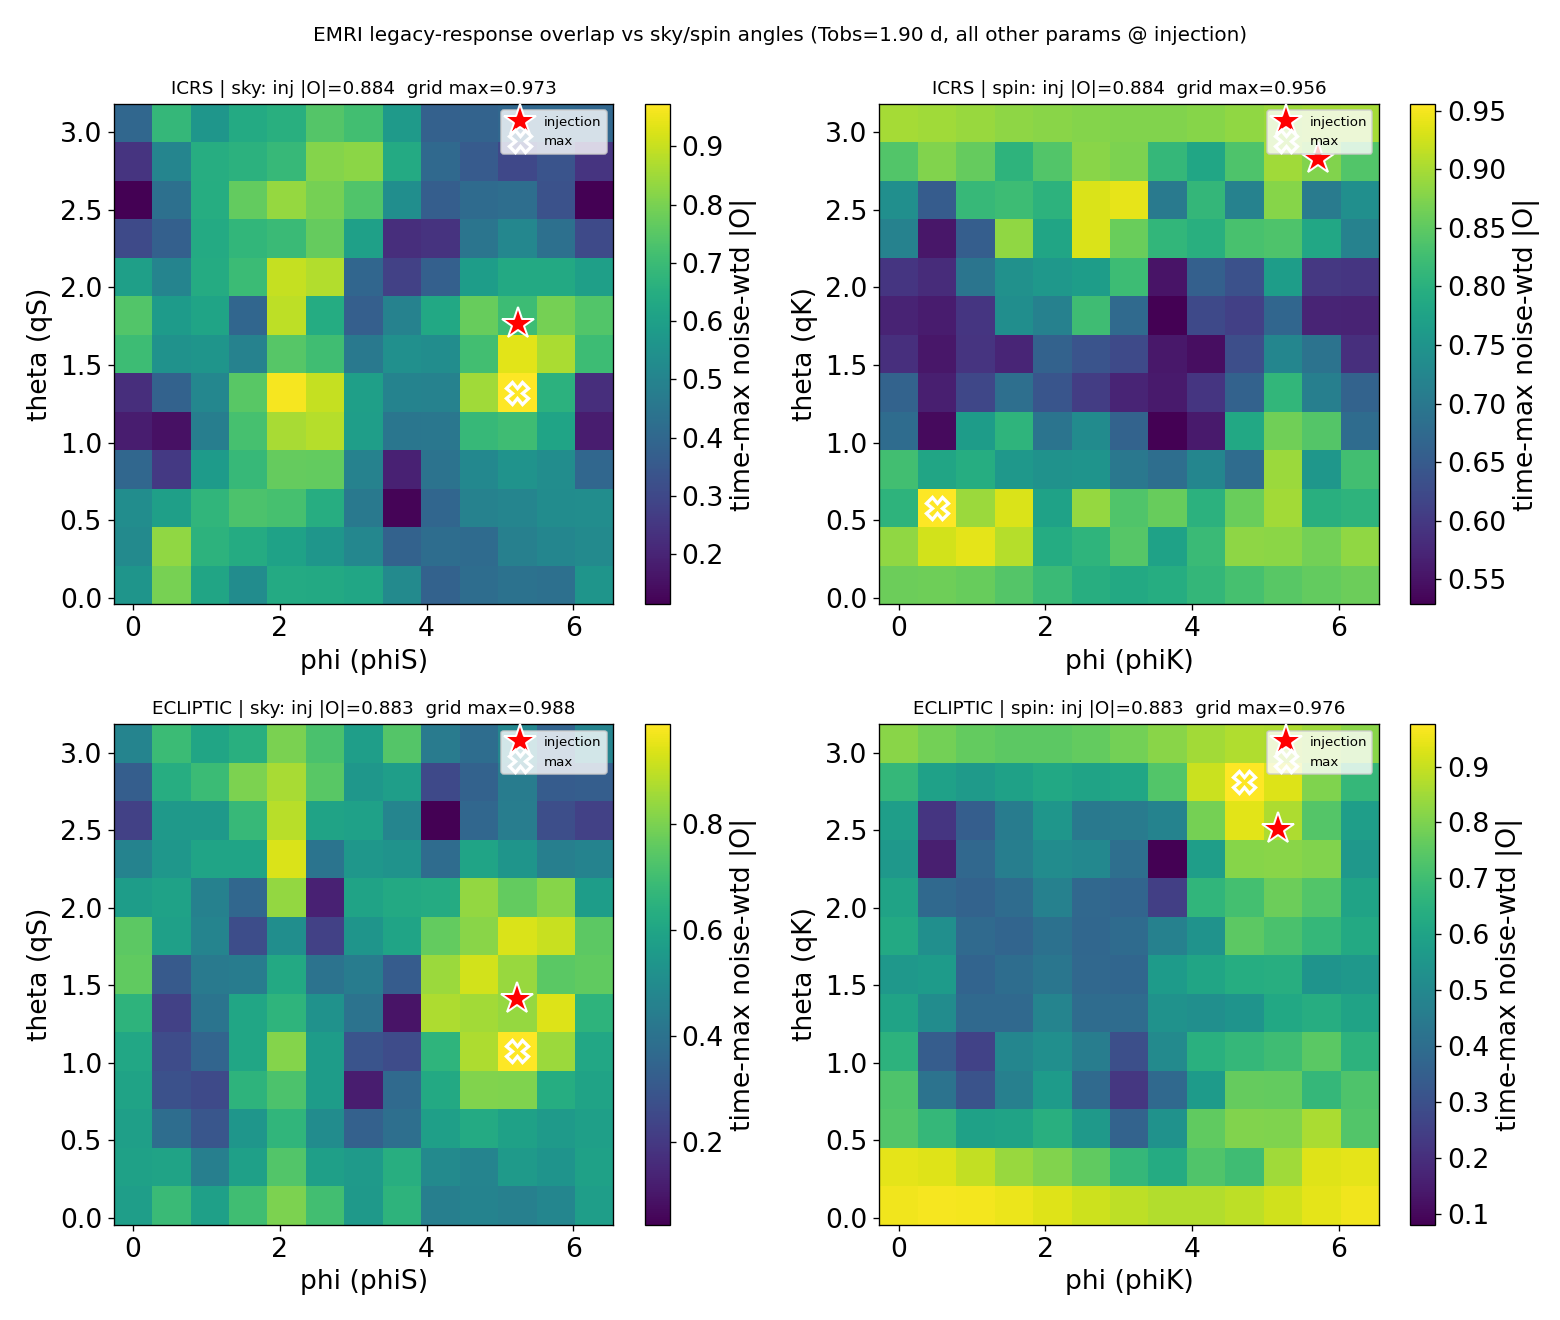

Reproduce this figure in Python.
"""Frame-consistency test via an angle sweep with the LEGACY response (NOT TDI-on-fly).

Hold all EMRI params at the mojito catalogue injection EXCEPT the sky+spin angles
(qS, phiS, qK, phiK). Sweep them and compute the noise-weighted, time-maximized FD
overlap with the mojito EMRI data. Done for orbits in BOTH frames:
  - ICRS   : feed the sky/spin angles in ICRS (qS=pi/2-dec, phiS=ra; qK,phiK raw cat)
  - ECLIPTIC: feed the ecliptic-converted angles (the known data-reproducing config)

If the frame handling is self-consistent the overlap MAX sits AT the injection point;
a frame bug shows up as the peak drifting off the injection. Two 2D planes per frame
(sky qS-phiS with spin@inj; spin qK-phiK with sky@inj) -> 4 heatmaps. Small Tobs.
"""
import os, time, threading, resource, gc
os.environ.setdefault("OMP_NUM_THREADS", "8")
import numpy as np, h5py
import matplotlib; matplotlib.use("Agg")
import matplotlib.pyplot as plt
from scipy.signal.windows import tukey
from mojito import MojitoL1File
from lisatools.detector import L1Orbits
from lisatools.globalfit.preprocessing import find_file
from lisatools.response.directresponse import ResponseWrapper
from lisatools.response.tdiconfig import TDIConfig
from lisatools.utils.constants import YRSID_SI
from lisatools.sources.utils import icrs_to_ecliptic
from lisatools.domains import TDSettings, FDSettings, TDSignal
from lisatools.analysiscontainer import AnalysisContainer
from lisatools.sensitivity import XYZ2SensitivityMatrix
from few.waveform import GenerateEMRIWaveform

PATH = "/Users/mkatz/.mojito_cache/brickmarket/mojito_light_v1_0_0/"
EMRI_L1 = os.path.join(PATH, "data", "EMRI", "L1")
REF = 97729089.327664; SRC = 1
DT = 20.0
N_WIN = int(os.environ.get("N_WIN", "8192")); TOBS_S = N_WIN * DT   # ~1.9 day
N_GRID = int(os.environ.get("N_GRID", "9"))
ORDER = int(os.environ.get("ORDER", "25"))
# t_buffer is zeroed off BOTH ends by remove_garbage="zero". The response also enforces a
# HARD FLOOR: t_buffer/dt - 2*(int(100*fs)+4*order) >= int(|x_sc|*C_inv)+4*order. With
# |x_sc|~1AU -> |x|*C_inv~500, fs=1/dt=0.05, order=25 -> t_buffer >= ~16200s. Use 18000s.
T_BUFFER = float(os.environ.get("T_BUFFER", "18000.0"))
PNG = "/tmp/emri_angle_sweep.png"


def wd():
    while True:
        if resource.getrusage(resource.RUSAGE_SELF).ru_maxrss / 1e9 > 6.5:
            os._exit(42)
        time.sleep(0.3)


def make_orbit(fp, frame, data_t0):
    orb = L1Orbits(fp, force_backend="cpu", frame=frame)
    pad = 1e5; lo = max(REF - pad, float(orb.sc_t0))
    hi = min(data_t0 + TOBS_S + pad, float(orb._sc_t_base[-1]))
    lt = np.asarray(orb.ltt_t); m = (lt >= lo) & (lt <= hi)
    orb.ltt = np.asarray(orb.ltt)[m].copy(); orb.ltt_t = lt[m].copy()
    orb.ltt_t0 = float(orb.ltt_t[0]); gc.collect()
    orb.configure(linear_interp_setup=True)
    return orb


def main():
    threading.Thread(target=wd, daemon=True).start()
    cat = os.path.join(PATH, "catalogues", "emri_cat_mojito_lite_processed_MT.hdf5")
    with h5py.File(cat, "r") as f:
        b = f["Binaries"]; g = lambda k: float(b[k][SRC])
        M, mu, a = g("PrimaryMassSSBFrame"), g("SecondaryMassSSBFrame"), g("PrimarySpinParameter")
        p0, e0, dist = g("SemiLatusRectum"), g("Eccentricity"), g("LuminosityDistance") / 1e3
        ra, dec = g("RightAscension") % (2 * np.pi), g("Declination")
        qK, phiK = g("PolarAnglePrimarySpin"), g("AzimuthalAnglePrimarySpin")
        Pp, Pt, Pr = g("AzimuthalPhase"), g("PolarPhase"), g("RadialPhase")
    INTR = [M, mu, a, p0, e0, 1.0, dist]; PHASES = [Pp, Pt, Pr]

    # injection sky/spin in each frame (same physical config, two representations)
    qS_i, phiS_i = float(np.pi / 2 - dec), float(ra)                       # ICRS
    qK_i, phiK_i = float(qK), float(phiK)
    lam_S, beta_S = icrs_to_ecliptic(float(ra), float(dec))
    qS_e, phiS_e = float(np.pi / 2 - beta_S), float(lam_S) % (2 * np.pi)   # ECLIPTIC
    lam_K, beta_K = icrs_to_ecliptic(float(phiK) % (2 * np.pi), float(np.pi / 2 - qK))
    qK_e, phiK_e = float(np.pi / 2 - beta_K), float(lam_K) % (2 * np.pi)

    fp = find_file(EMRI_L1, "EMRI", SRC)
    ts = MojitoL1File(fp).tdis.time_sampling
    data_t0 = float(ts.t0); deci = int(round(DT / ts.dt))
    with h5py.File(fp, "r") as f:
        lf = float(f.attrs["laser_frequency"])
        dXYZ = np.stack([np.asarray(f["tdis"][c][: N_WIN * deci])[::deci][:N_WIN] / lf
                         for c in ("X2", "Y2", "Z2")])

    # analysis window: ZERO over the response's buffer-zeroed edges (first/last t_buffer),
    # tukey over the usable middle -> data AND template share the same support so the
    # overlap isn't artificially capped by the template's zeroed edges.
    n_buf = int(T_BUFFER / DT) + 4 * ORDER + 50
    win = np.zeros(N_WIN); win[n_buf:N_WIN - n_buf] = tukey(N_WIN - 2 * n_buf, 0.2)
    print(f"  t_buffer={T_BUFFER:.0f}s n_buf={n_buf}  usable={N_WIN-2*n_buf}/{N_WIN} pts "
          f"({(N_WIN-2*n_buf)/N_WIN:.2f})", flush=True)
    td_set = TDSettings(N_WIN, DT, t0=0.0, force_backend="cpu")
    fd_set = FDSettings(N=N_WIN // 2 + 1, df=1.0 / (N_WIN * DT),
                        min_freq=1e-4, max_freq=1e-2, force_backend="cpu")
    data_fd = TDSignal(dXYZ, td_set).transform(fd_set, window=win)
    ac = AnalysisContainer(data_fd, XYZ2SensitivityMatrix(fd_set, model="scirdv1"))
    data_snr = np.sqrt(float(ac.inner_product().real))
    fb = np.asarray(fd_set.f_arr); taus = np.linspace(-1500.0, 1500.0, 41)
    print(f"  N_WIN={N_WIN} (Tobs={TOBS_S/86400:.2f} d)  N_GRID={N_GRID}  data SNR={data_snr:.3f}", flush=True)

    def overlap_max(leg):
        try:
            tmpl = TDSignal(leg, td_set).transform(fd_set, window=win)
            base = np.asarray(tmpl.arr).copy()
            opt, _ = ac.template_snr(tmpl)
            if not np.isfinite(opt) or opt <= 0:
                return 0.0
            best = 0.0
            for t in taus:
                tmpl.arr[:] = base * np.exp(2j * np.pi * fb * t)[None, :]
                _, det = ac.template_snr(tmpl)
                if np.isfinite(det) and det > best:
                    best = float(det)
            return best / data_snr
        except Exception:
            return 0.0

    def make_leg(wl, qs, ps, qk, pk):
        inj = INTR + [qs, ps, qk, pk] + PHASES
        try:
            leg = np.atleast_2d(np.asarray(wl(*inj, convert_to_ra_dec=False)))[:3]
        except Exception as e:
            print(f"    waveform fail at ({qs:.2f},{ps:.2f},{qk:.2f},{pk:.2f}): "
                  f"{type(e).__name__}", flush=True)
            return np.zeros((3, N_WIN))
        if leg.shape[-1] < N_WIN:
            leg = np.pad(leg, ((0, 0), (0, N_WIN - leg.shape[-1])))
        return leg[:, :N_WIN]

    qg = np.linspace(0.08, np.pi - 0.08, N_GRID)
    pg = np.linspace(0.0, 2 * np.pi, N_GRID)

    results = {}
    for fname, frame, (qS0, phiS0, qK0, phiK0) in [
        ("ICRS", "icrs", (qS_i, phiS_i, qK_i, phiK_i)),
        ("ECLIPTIC", "ecliptic", (qS_e, phiS_e, qK_e, phiK_e)),
    ]:
        print(f"\n=== {fname} orbit; injection (qS,phiS,qK,phiK)="
              f"({qS0:.3f},{phiS0:.3f},{qK0:.3f},{phiK0:.3f}) ===", flush=True)
        orb = make_orbit(fp, frame, data_t0)
        fg = GenerateEMRIWaveform("FastKerrEccentricEquatorialFlux", return_list=False,
            inspiral_kwargs={"DENSE_STEPPING": 0, "max_init_len": int(1e4), "force_backend": "cpu"},
            sum_kwargs={"pad_output": True}, frame="detector", force_backend="cpu")
        wl = ResponseWrapper(fg, orbits=orb, t0=data_t0, Tobs=TOBS_S / YRSID_SI, dt=DT,
            index_lambda=8, index_beta=7, flip_hx=True,
            tdi=TDIConfig("2nd generation", force_backend="cpu"), tdi_chan="XYZ",
            order=ORDER, remove_garbage="zero", t_buffer=T_BUFFER, force_backend="cpu")

        inj_ov = overlap_max(make_leg(wl, qS0, phiS0, qK0, phiK0))
        print(f"  overlap AT injection = {inj_ov:.4f}", flush=True)

        sky = np.zeros((N_GRID, N_GRID))
        for i, qs in enumerate(qg):
            for j, ps in enumerate(pg):
                sky[i, j] = overlap_max(make_leg(wl, qs, ps, qK0, phiK0))
            print(f"  sky  qS={qs:.2f}: max_row={sky[i].max():.3f}", flush=True)
        spin = np.zeros((N_GRID, N_GRID))
        for i, qk in enumerate(qg):
            for j, pk in enumerate(pg):
                spin[i, j] = overlap_max(make_leg(wl, qS0, phiS0, qk, pk))
            print(f"  spin qK={qk:.2f}: max_row={spin[i].max():.3f}", flush=True)

        si, sj = np.unravel_index(np.argmax(sky), sky.shape)
        ki, kj = np.unravel_index(np.argmax(spin), spin.shape)
        print(f"  SKY  max |O|={sky.max():.4f} @ qS={qg[si]:.3f} phiS={pg[sj]:.3f} "
              f"(inj qS={qS0:.3f} phiS={phiS0:.3f})", flush=True)
        print(f"  SPIN max |O|={spin.max():.4f} @ qK={qg[ki]:.3f} phiK={pg[kj]:.3f} "
              f"(inj qK={qK0:.3f} phiK={phiK0:.3f})", flush=True)
        results[fname] = dict(sky=sky, spin=spin, inj=(qS0, phiS0, qK0, phiK0), inj_ov=inj_ov)
        del orb, wl, fg; gc.collect()

    # ---- plot ----
    fig, axes = plt.subplots(2, 2, figsize=(13, 11))
    P, Q = np.meshgrid(pg, qg)
    for r, fname in enumerate(("ICRS", "ECLIPTIC")):
        R = results[fname]; qS0, phiS0, qK0, phiK0 = R["inj"]
        for c, (plane, q0, p0, ql) in enumerate([
            ("sky", qS0, phiS0, "qS / phiS"), ("spin", qK0, phiK0, "qK / phiK")]):
            ax = axes[r, c]; Z = R[plane]
            pc = ax.pcolormesh(P, Q, Z, shading="auto", cmap="viridis")
            ax.plot([p0], [q0], "*", ms=20, mfc="red", mec="white", mew=1.2, label="injection")
            mi, mj = np.unravel_index(np.argmax(Z), Z.shape)
            ax.plot([pg[mj]], [qg[mi]], "X", ms=13, mfc="none", mec="white", mew=2, label="max")
            ax.set_title(f"{fname} | {plane}: inj |O|={R['inj_ov']:.3f}  "
                         f"grid max={Z.max():.3f}", fontsize=11)
            ax.set_xlabel(f"phi ({ql.split('/')[1].strip()})")
            ax.set_ylabel(f"theta ({ql.split('/')[0].strip()})")
            ax.legend(loc="upper right", fontsize=8)
            fig.colorbar(pc, ax=ax, label="time-max noise-wtd |O|")
    fig.suptitle(f"EMRI legacy-response overlap vs sky/spin angles (Tobs={TOBS_S/86400:.2f} d, "
                 f"all other params @ injection)", fontsize=12)
    fig.tight_layout()
    fig.savefig(PNG, dpi=120)
    print(f"\n  saved {PNG}", flush=True)


if __name__ == "__main__":
    main()
